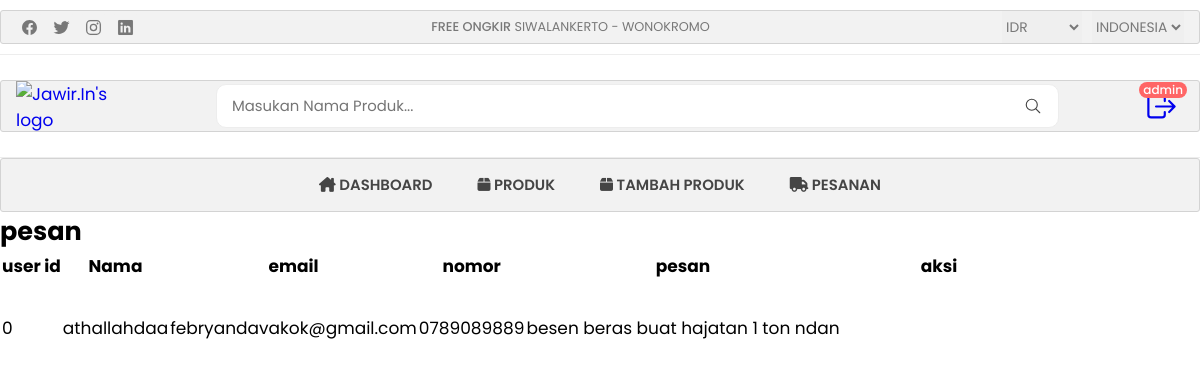
The page /admin/messages.php (signed in) on the database its author committed.
### tables this page shows
CREATE TABLE `messages` (
  `id` int(100) NOT NULL,
  `user_id` int(100) NOT NULL,
  `name` varchar(100) NOT NULL,
  `email` varchar(100) NOT NULL,
  `number` varchar(12) NOT NULL,
  `message` varchar(500) NOT NULL
);

### admin/messages.php (the view, shortened to what this page needs)
<?php
include '../components/connect.php';
?>
<!DOCTYPE html>
<html lang="en">
<head>
   <link rel="stylesheet" href="https://cdnjs.cloudflare.com/ajax/libs/font-awesome/6.1.1/css/all.min.css">
   <link rel="stylesheet" href="../css/admin_style.css?=<?php echo time(); ?>">
</head>
<body>
<?php include '../components/admin_header.php'; ?>
<section class="contacts">
<h1 class="heading">pesan</h1>
<?php
      $select_messages = $conn->prepare("SELECT * FROM `messages`");
      $select_messages->execute();
      if($select_messages->rowCount() > 0){
         while($fetch_message = $select_messages->fetch(PDO::FETCH_ASSOC)){
   ?>
<table class="table">
        <thead>
           <tr>
            <th>user id</th>
            <th>Nama</th>
            <th>email</th>
            <th>nomor</th>
            <th>pesan</th>
            <th width="150px">aksi</th>
           </tr>
        </thead>
        <tbody>
         <tr>
            <td  data-label="admin_id"><?= $fetch_message['user_id']; ?></td>
            <td  data-label="nama"><?= $fetch_message['name']; ?></td>
            <td class="td1" data-label="email"><?= $fetch_message['email']; ?></td>
            <td  data-label="nomor"><?= $fetch_message['number']; ?></td>
            <td  data-label="pesan"><?= $fetch_message['message']; ?></td>
            <td  data-label="aksi">
            <a href="messages.php??delete=<?= $fetch_message['id']; ?>" onclick="return confirm('hapus pesan ini?');" class="delete-btn">hapus</a>
         </td>
         </tr>
        </tbody>
        <?php
            }
         }else{
            echo '<p class="empty">tidak ada pesan yang masuk!</p>';
         }
      ?>
   </table>
</section>
</body>
</html>

### components/admin_header.php (shortened to what this page needs)
<!DOCTYPE html>
<html lang="en">
<head>
   <link rel="stylesheet" href="https://cdnjs.cloudflare.com/ajax/libs/font-awesome/6.1.1/css/all.min.css">
   <link rel="stylesheet" href="../assets/css/style_sakkarepmu.css">
</head>
<header class="header">
   <section class="flex">
      <div class="header-top">
         <div class="container">
            <ul class="header-social-container">
               <li>
                  <a href="#" class="social-link">
                     <ion-icon name="logo-facebook"></ion-icon>
                  </a>
               </li>
               <li>
                  <a href="#" class="social-link">
                     <ion-icon name="logo-twitter"></ion-icon>
                  </a>
               </li>
               <li>
                  <a href="#" class="social-link">
                     <ion-icon name="logo-instagram"></ion-icon>
                  </a>
               </li>
               <li>
                  <a href="#" class="social-link">
                     <ion-icon name="logo-linkedin"></ion-icon>
                  </a>
               </li>
            </ul>
            <div class="header-alert-news">
               <p>
                  <b>Free Ongkir</b>
                  SIWALANKERTO - WONOKROMO
               </p>
            </div>
            <div class="header-top-actions">
               <select name="currency">
                  <option value="usd">IDR</option>
               </select>
               <select name="language">
                  <option value="en-US">Indonesia</option>
               </select>
            </div>
         </div>
      </div>
      <div class="header-main">
         <div class="container">
            <a href="#" class="header-logo">
               <img src="../assets/images/logo/telu.png" alt="Jawir.In's logo" width="120" height="50">
            </a>
            <div class="header-search-container">
               <input type="search" name="search" class="search-field" placeholder="Masukan Nama Produk...">
               <button class="search-btn">
                  <ion-icon name="search-outline"></ion-icon>
               </button>
            </div>
            <div class="header-user-actions">
            <?php
            $select_profile = $conn->prepare("SELECT * FROM `admins` WHERE id = ?");
            $select_profile->execute([$admin_id]);
            if ($select_profile->rowCount() > 0) {
               $fetch_profile = $select_profile->fetch(PDO::FETCH_ASSOC);
               ?>
               <div id="admin-btn">
                  <button class="action-btn">
                     <a href="../components/admin_logout.php" onclick="return confirm('Apakah Anda Yakin Ingin Keluar?');">
                        <ion-icon name="log-out-outline"></ion-icon>
                     </a>
                     <span class="count">
                        <?= $fetch_profile["name"]; ?>
                     </span>
                  </button>
               </div>
            <?php } ?>
            </div>
         </div>
      </div>
      <nav class="desktop-navigation-menu">
         <div class="container">
            <ul class="desktop-menu-category-list">
               <li class="menu-category">
                  <a href="../admin/dashboard.php" class="menu-title"><i class="fa-solid fa-house-chimney"></i>
                     Dashboard</a>
               </li>
               <li class="menu-category">
                  <a href="../admin/products.php" class="menu-title"><i class="fa-solid fa-box"></i> Produk</a>
               </li>
               <li class="menu-category">
                  <a href="../admin/tambah_products.php" class="menu-title"><i class="fa-solid fa-box"></i> Tambah
                     Produk</a>
               </li>
               <li class="menu-category">
                  <a href="../admin/placed_orders.php" class="menu-title"><i class="fa-solid fa-truck"></i> Pesanan</a>
               </li>
            </ul>
      </nav>
   </section>
</header>

### rows shown on the page
messages: user "0", name "athallahdaa", email "febryandavakok@gmail.com", number "0789089889", message "besen beras buat hajatan 1 ton ndan"

### other values the page prints
$fetch_profile["name"] "admin"
